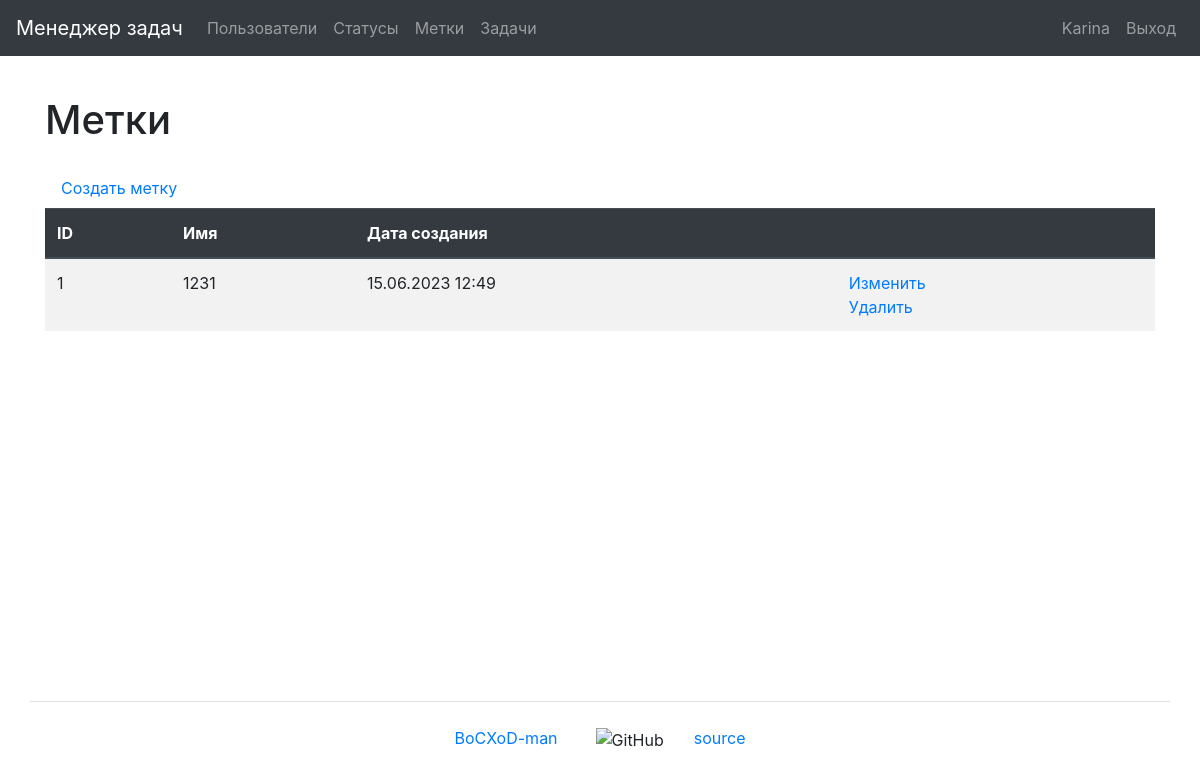
The page /labels/ (signed in) on the database its author committed.
### task_manager/users/models.py (models this page shows, shortened)
class User(AbstractUser):
    first_name = models.CharField(max_length=150)
    last_name = models.CharField(max_length=150)

### task_manager/labels/models.py (models this page shows, shortened)
class Label(models.Model):
    name = models.CharField(
        max_length=150,
        unique=True,
        blank=False,
        verbose_name=_('Name'),
    )
    date_created = models.DateTimeField(
        auto_now_add=True,
        verbose_name=_('Creation date')
    )
    class Meta:
        verbose_name = _('Label')
        verbose_name_plural = _('Labels')

### task_manager/labels/views.py (the view)
# urls.py: path('', LabelsListView.as_view(), name='labels'),
class LabelsListView(AuthRequiredMixin, ListView):
    template_name = 'labels/labels.html'
    model = Label
    context_object_name = 'labels'
    extra_context = {
        'title': _('Labels')
    }

### task_manager/mixins.py (called while the page is built)
    def dispatch(self, request, *args, **kwargs):
        if not request.user.is_authenticated:
            messages.error(request, self.auth_message)
            return redirect(reverse_lazy('login'))
        return super().dispatch(request, *args, **kwargs)

### task_manager/templates/labels/labels.html (shortened to what this page needs)
{% extends "base.html" %}
{% load bootstrap4 %}
{% load i18n %}
{% block content %}
    <h1 class="my-4">{{ title }}</h1>
    <a class="nav-link" href="{% url 'label_create' %}">{% trans 'Create label' %}</a>
    <table class="table table-striped">
        <thead class="thead-dark">
            <tr>
                <th>ID</th>
                <th>{% trans 'Name' %}</th>
                <th>{% trans 'Creation date' %}</th>
                <th></th>
            </tr>
        </thead>
        <tbody>
            {% if labels %}
                {% for label in labels %}
                    <tr>
                        <td>{{ label.id }}</td>
                        <td>{{ label.name }}</td>
                        <td>{{ label.date_created|date:"d.m.Y H:i" }}</td>
                        <td>
                          <a href="{% url 'label_update' label.id %}">{% trans 'Update' %}</a>
                          <br>
                          <a href="{% url 'label_delete' label.id %}">{% trans 'Delete' %}</a>
                        </td>
                    </tr>
                {% endfor %}
            {% endif %}
        </tbody>
    </table>
{% endblock content %}

### task_manager/templates/navbar.html (shortened to what this page needs)
{% load i18n %}
<nav class="navbar navbar-expand-md navbar-dark bg-dark mb-3">
    <a class="navbar-brand" href="{% url 'home' %}">{% trans "Task manager" %}</a>
    <div class="collapse navbar-collapse" id="navbarToggleExternalContent">
        <ul class="navbar-nav mr-auto">
            <li class="nav-item">
                <a class="nav-link" href="{% url 'users' %}">{% trans "Users" %}</a>
            </li>
            {% if user.is_authenticated %}
                <li class="nav-item">
                    <a class="nav-link" href="{% url 'statuses' %}">{% trans "Statuses" %}</a>
                </li>
                <li class="nav-item">
                    <a class="nav-link" href="{% url 'labels' %}">{% trans "Labels" %}</a>
                </li>
                <li class="nav-item">
                    <a class="nav-link" href="{% url 'tasks' %}">{% trans "Tasks" %}</a>
                </li>
            {% endif %}
        </ul>
        <ul class="navbar-nav">
            {% if user.is_authenticated %}
                <li class="nav-item">
                    <a class="nav-link" href="{% url 'user_update' user.id %}">{{ user.username }}</a>
                </li>
                <li class="nav-item">
                    <a class="nav-link" href="{% url 'logout' %}">{% trans "Log Out" %}</a>
                </li>
            {% endif %}
        </ul>
    </div>
</nav>

### rows shown on the page
User: username "Karina"
Label: id "1", name "1231", date_created "15.06.2023 12:49"

### other values the page prints
{{ title }} "Метки"
